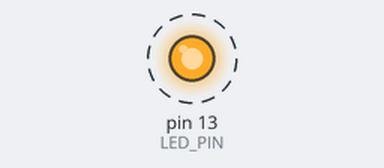
Bench run of a sketch on a simulated Arduino Uno, built with avr-gcc and run on an emulated ATmega328P. On the bench: output pins drawn as LEDs (lit = HIGH). Dashed ring = blinking.

Above: at 0.2 s.
Timing chart, 0 to 3.0 s (numbered marks = the images above):
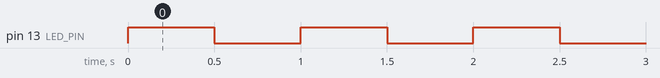

Measured:
- by itself, pin 13 (LED_PIN): alternates HIGH for 0.50 s and LOW for 0.50 s

The sketch:

001_blinky_with_delay_function.ino
```cpp
// (licence header left out)
#define LED_PIN (13)

void setup() {
  pinMode(LED_PIN, OUTPUT);
}

void loop() {
  digitalWrite(LED_PIN, !digitalRead(LED_PIN)); // Toggle LED pin
  delay(500); // wait 0.5s
}
```
